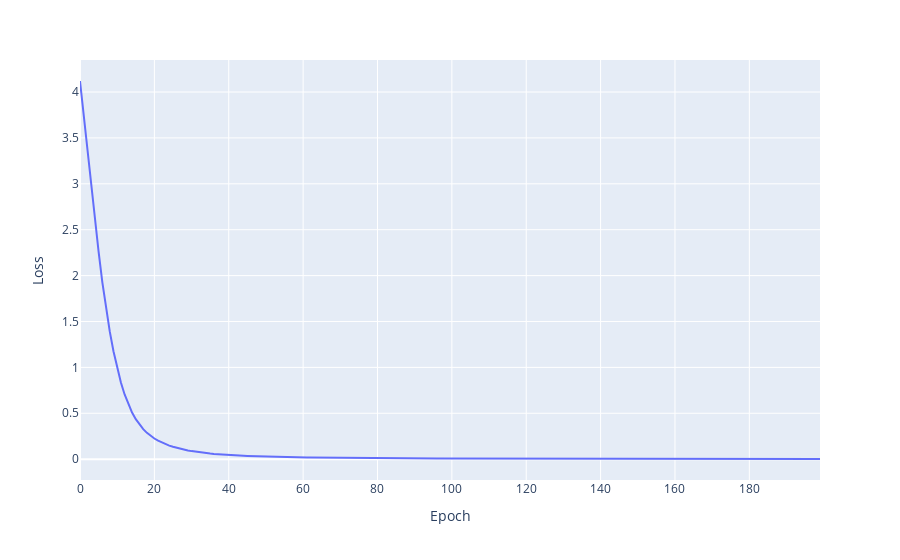

Notebook code for this chart:
### Code cell
line(losses, xaxis="Epoch", yaxis="Loss")

### Figure 1 — Plotly figure (JSON) as saved in the notebook; plotly's stock layout.template omitted (floating-point values rounded to 4 significant figures; data arrays with more than 128 entries replaced by an {"elided": "..."} marker saying what was removed)
{"data": [{"hovertemplate": "Epoch=%{x}<br>Loss=%{y}<extra></extra>", "legendgroup": "", "line": {"color": "#636efa", "dash": "solid"}, "marker": {"symbol": "circle"}, "mode": "lines", "name": "", "orientation": "v", "showlegend": false, "type": "scatter", "x": {"elided": "200 int values"}, "xaxis": "x", "y": {"elided": "200 float values"}, "yaxis": "y"}], "layout": {"legend": {"tracegroupgap": 0}, "margin": {"t": 60}, "xaxis": {"anchor": "y", "domain": [0, 1], "title": {"text": "Epoch"}}, "yaxis": {"anchor": "x", "domain": [0, 1], "title": {"text": "Loss"}}}}
